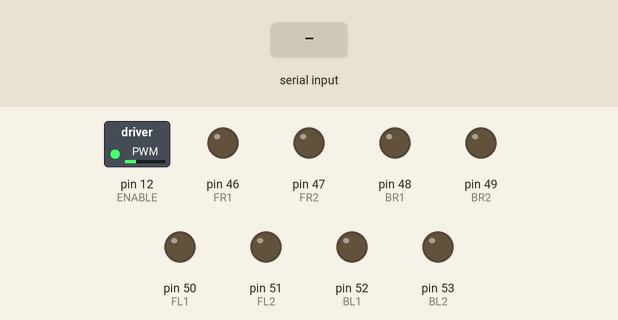
A sketch run on a simulated Arduino Mega 2560, built with avr-gcc and run on an emulated ATmega2560. On the bench: switched loads named in the sketch (green lamp = pin HIGH), output pins drawn as LEDs (lit = HIGH). The inputs (shaded band) are chosen by the test bench.

Above: at 1.2 s.
1.3 s: "90,45\n" received over the second serial link
At 2.5 s:
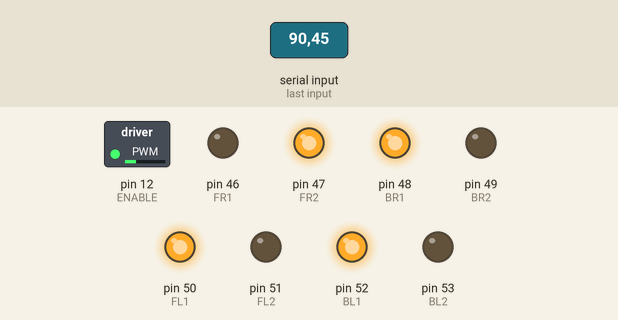
2.8 s: "30,150\n" received over the second serial link
At 3.4 s:
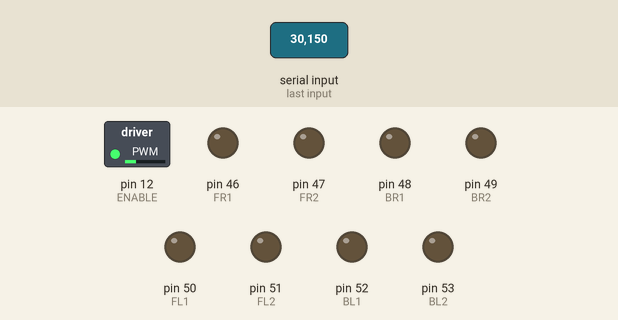
4.3 s: "1\n" received over the second serial link
At 4.9 s:
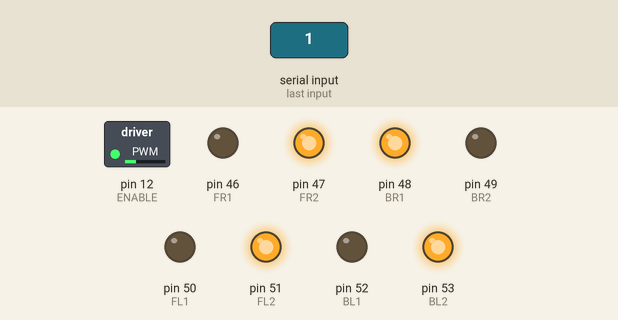
5.8 s: "2\n" received over the second serial link
At 6.2 s:
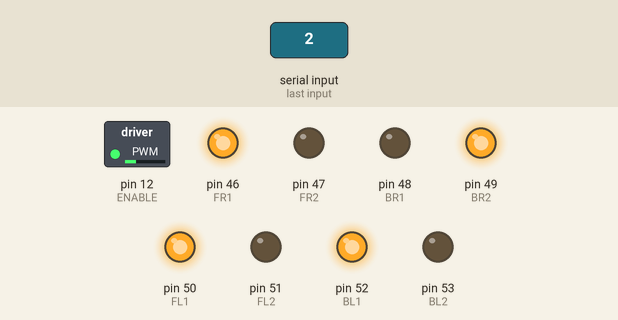
7.3 s: "0\n" received over the second serial link
At 8.5 s:
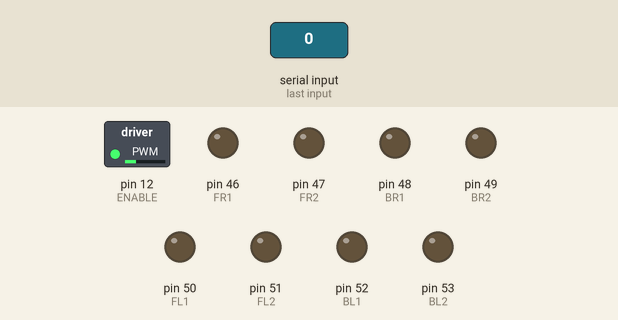
8.8 s: "3\n" received over the second serial link
At 9.6 s:
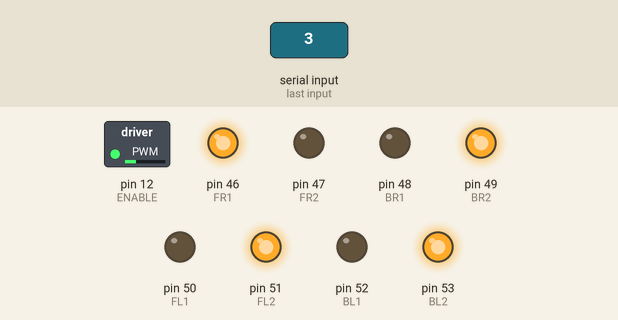
Timing chart, 0 to 11.3 s (numbered marks = the images above; inputs shaded):
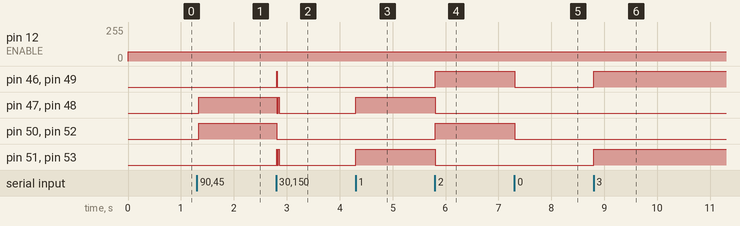

The sketch:

motor_control.ino
```cpp
#include<Servo.h>

//Declaring the input pins for the 4 motors
enum MotorPin {FR1 = 46, FR2, BR1, BR2, FL1, FL2, BL1, BL2};
const int ENABLE = 12;

void setup()
{
  //Setting all the pins to output mode. Use port register to do the same later.
  pinMode(FR1,OUTPUT);
  pinMode(FR2,OUTPUT);
  pinMode(FL1,OUTPUT);
  pinMode(FL2,OUTPUT);
  pinMode(BR1,OUTPUT);
  pinMode(BR2,OUTPUT);
  pinMode(BL1,OUTPUT);
  pinMode(BL2,OUTPUT);

  //Setting the PWM pin to OUPUT
  pinMode(ENABLE,OUTPUT);

  //Starting Serial communication at required baud rate
  Serial.begin(9600);
  Serial3.begin(9600);

}

void Motor_Control(int M_CMND)
{
  //This function contains the motors function or the Arduinos
  //Stop all motor functions
  if(M_CMND == 0)
  {
    digitalWrite(FR1,LOW);
    digitalWrite(FR2,LOW);
    digitalWrite(FL1,LOW);
    digitalWrite(FL2,LOW);
    digitalWrite(BR1,LOW);
    digitalWrite(BR2,LOW);
    digitalWrite(BL1,LOW);
    digitalWrite(BL2,LOW);
  }

  //Turn clockwise
  else if(M_CMND == 1)
  {
    digitalWrite(FL1,LOW);
    digitalWrite(FL2,HIGH);
    digitalWrite(BL1,LOW);
    digitalWrite(BL2,HIGH);
    digitalWrite(FR1,LOW);
    digitalWrite(FR2,HIGH);
    digitalWrite(BR1,HIGH);
    digitalWrite(BR2,LOW);
  }

  //Turn anti-clockwise
  else if(M_CMND == 2)
  {
    digitalWrite(FL1,HIGH);
    digitalWrite(FL2,LOW);
    digitalWrite(BL1,HIGH);
    digitalWrite(BL2,LOW);
    digitalWrite(FR1,HIGH);
    digitalWrite(FR2,LOW);
    digitalWrite(BR1,LOW);
    digitalWrite(BR2,HIGH);
  }

  //Move forward
  else if(M_CMND == 3)
  {
    digitalWrite(FL1,LOW);
    digitalWrite(FL2,HIGH);
    digitalWrite(BL1,LOW);
    digitalWrite(BL2,HIGH);
    digitalWrite(FR1,HIGH);
    digitalWrite(FR2,LOW);
    digitalWrite(BR1,LOW);
    digitalWrite(BR2,HIGH);
  }

  //Move backward
  else if(M_CMND == 4)
  {
    digitalWrite(FL1,HIGH);
    digitalWrite(FL2,LOW);
    digitalWrite(BL1,HIGH);
    digitalWrite(BL2,LOW);
    digitalWrite(FR1,LOW);
    digitalWrite(FR2,HIGH);
    digitalWrite(BR1,HIGH);
    digitalWrite(BR2,LOW);
  }
}

void loop()
{
  analogWrite(ENABLE,70);

  if(Serial3.available() > 0)
  {
    int data = Serial3.read() - '0';
    Motor_Control(data);
  }
  delay(10);
}
/*
void setup()
{
  pinMode(13,OUTPUT);
  Serial3.begin(9600);
  Serial.begin(9600);
}

void loop()
{
  if(Serial3.available())
  {
    int data = Serial3.read() - '0';
    Serial.write(data);

    if(data == 1)
    {
      Serial.print('a');
      digitalWrite(13,HIGH);
    }
    else
    {
      Serial.print('b');
      digitalWrite(13,HIGH);
    }
  }
  //digitalWrite(13,HIGH);
  delay(100);

}
*/
```

Measured:
- after the input at 1.3 s, pin 47 (FR2), pin 48 (BR1), pin 50 (FL1), pin 52 (BL1): LOW → HIGH at once
- after the input at 2.8 s, pin 46 (FR1): LOW → HIGH at once, → LOW 0.01 s later; pin 47 (FR2): HIGH → LOW at once, → HIGH 0.03 s later, → LOW 0.02 s later
- after the input at 4.3 s, pin 47 (FR2), pin 48 (BR1), pin 51 (FL2), pin 53 (BL2): LOW → HIGH at once
- after the input at 5.8 s, pin 46 (FR1), pin 49 (BR2), pin 50 (FL1), pin 52 (BL1): LOW → HIGH at once; pin 47 (FR2), pin 48 (BR1), pin 51 (FL2), pin 53 (BL2): HIGH → LOW at once
- after the input at 7.3 s, pin 46 (FR1), pin 49 (BR2), pin 50 (FL1), pin 52 (BL1): HIGH → LOW at once
- after the input at 8.8 s, pin 46 (FR1), pin 49 (BR2), pin 51 (FL2), pin 53 (BL2): LOW → HIGH at once
